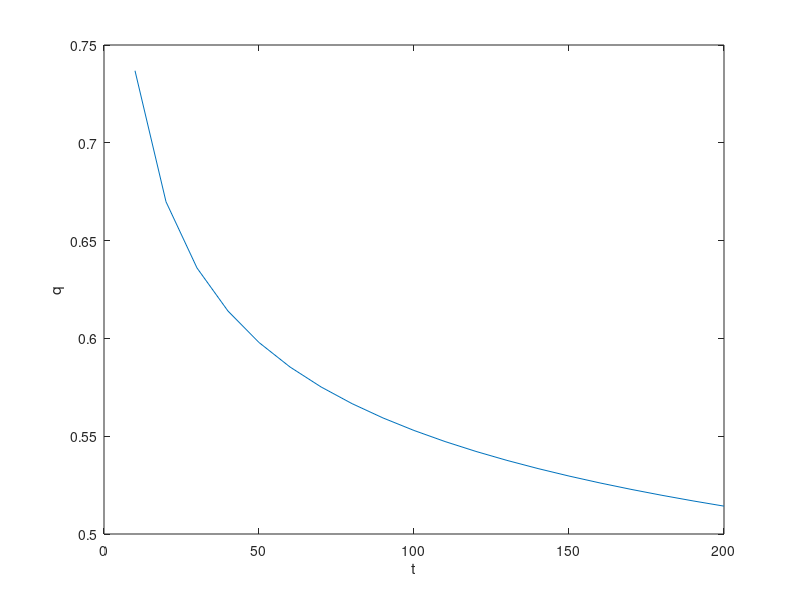

Write MATLAB code to recreate this figure.
%% Wesley Schumacher
% ME ID:627-566
% MCEN 3022 Heat Transfer
% Fall 2020
% Homework #2


t = 0:10:200;
changeT = 2;
k = 0.25;
r1= 0.010;
h = 10;

q = changeT ./ ( (log(t/r1)./ 2* pi * k) + 1./( h * 2 * pi *t));

plot(t, q)
xlabel("t")
ylabel("q")